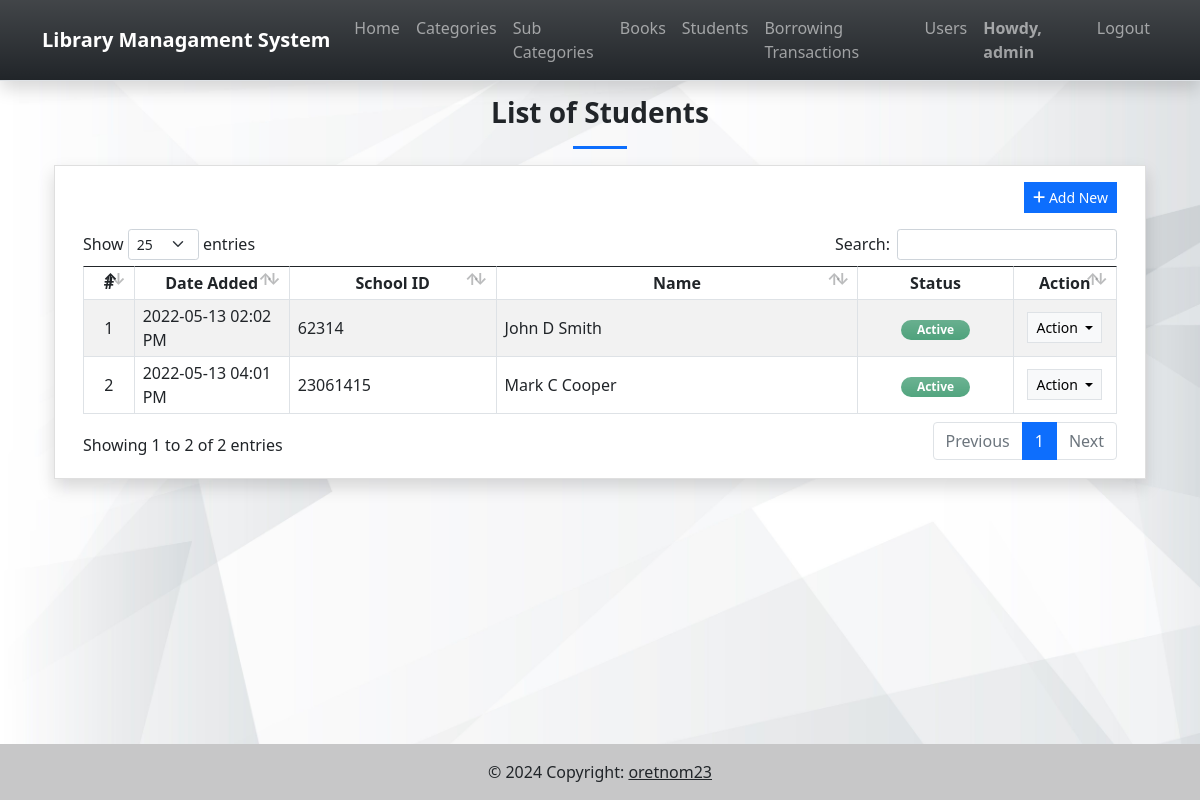
The app's page /students (signed in) with its own data.
### lmsApp/models.py (models this page shows, shortened)
class Students(models.Model):
    code = models.CharField(max_length=250)
    first_name = models.CharField(max_length=250)
    middle_name = models.CharField(max_length=250, blank=True, null= True)
    last_name = models.CharField(max_length=250)
    gender = models.CharField(max_length=20, choices=(('Male','Male'), ('Female','Female')), default = 'Male')
    contact = models.CharField(max_length=250)
    email = models.CharField(max_length=250)
    address = models.CharField(max_length=250)
    department = models.CharField(max_length=250, blank= True, null = True)
    course = models.CharField(max_length=250, blank= True, null = True)
    status = models.CharField(max_length=2, choices=(('1','Active'), ('2','Inactive')), default = 1)
    delete_flag = models.IntegerField(default = 0)
    date_added = models.DateTimeField(default = timezone.now)
    date_created = models.DateTimeField(auto_now = True)
    class Meta:
        verbose_name_plural = "List of Students"
    def name(self):
        return str(f"{self.first_name}{' '+self.middle_name if not self.middle_name == '' else ''} {self.last_name}")

### lmsApp/views.py (the view)
# urls.py: path('students',views.students,name='student-page'),
@login_required
def students(request):
    context = context_data(request)
    context['page'] = 'student'
    context['page_title'] = "Student List"
    context['students'] = models.Students.objects.filter(delete_flag = 0).all()
    return render(request, 'students.html', context)

### lmsApp/views.py (called while the page is built)
def context_data(request):
    fullpath = request.get_full_path()
    abs_uri = request.build_absolute_uri()
    abs_uri = abs_uri.split(fullpath)[0]
    context = {
        'system_host' : abs_uri,
        'page_name' : '',
        'page_title' : '',
        'system_name' : 'Library Managament System',
        'topbar' : True,
        'footer' : True,
    }
    return context

### lmsApp/templates/students.html (shortened to what this page needs)
{% extends 'base.html' %} {% load static %} {% block pageContent %}
<section class="py-4">
    <div class="container">
        <h3 class="fw-bolder text-center">List of Students</h3>
        <center>
            <hr class="bg-primary opacity-100" style="height:3px" width="5%">
        </center>
        <div class="card rounded-0 shadow">
            <div class="card-body">
                <div class="container-fluid">
                    <div class="text-end mb-3">
                        <button class="btn btn-sm btn-primary rounded-0 bg-gradient-primary" type="button" id="create_new"><i class="fa fa-plus"></i> Add New</button>
                    </div>
                    <table class="table table-bordered table-striped" id="student-tbl">
                        <colgroup>
                            <col width="5%">
                            <col width="15%">
                            <col width="20%">
                            <col width="35%">
                            <col width="15%">
                            <col width="10%">
                        </colgroup>
                        <thead>
                            <tr>
                                <th class="text-center">#</th>
                                <th class="text-center">Date Added</th>
                                <th class="text-center">School ID</th>
                                <th class="text-center">Name</th>
                                <th class="text-center">Status</th>
                                <th class="text-center">Action</th>
                            </tr>
                        </thead>
                        <tbody>
                            {% for student in students %}
                            <tr>
                                <td class="text-center">{{ forloop.counter }}</td>
                                <td>{{ student.date_added|date:"Y-m-d h:i A"}}</td>
                                <td>{{ student.code}}</td>
                                <td>{{ student.name }}</td>
                                <td class="text-center">
                                    {% if student.status == '1' %}
                                    <span class="badge badge-success bg-gradient bg-success px-3 rounded-pill bg-opacity-75 text-sm py-1">Active</span> {% else %}
                                    <span class="badge badge-secondary bg-gradient bg-secondary px-3 rounded-pill bg-opacity-75 text-sm py-1">Inactive</span> {% endif %}
                                </td>
                                <td class="text-center">
                                    <div class="dropdown">
                                        <button class="btn btn-light btn-sm rounded-0 border dropdown-toggle" type="button" id="abtn{{student.pk}}" data-bs-toggle="dropdown" aria-expanded="false">
                                          Action
                                        </button>
                                    </div>
                                </td>
                            </tr>
                            {% endfor %}
                        </tbody>
                    </table>
                </div>
            </div>
        </div>
    </div>
</section>
{% endblock pageContent %}

### lmsApp/templates/topNavigation.html (shortened to what this page needs)
{% load static %}
<header>
    <nav class="navbar navbar-expand-lg navbar-dark bg-dark bg-gradient fixed-top shadow border-bottom">
        <div class="container">
            <a class="navbar-brand" target="_blank" href="./">
                <b>{{system_name}}</b>
            </a>
            <div class="collapse navbar-collapse" id="navbarExample01">
                <ul class="navbar-nav me-auto mb-2 mb-lg-0" id="topNav">
                    {% if request.user.is_authenticated %}
                    <li class="nav-item">
                        <a class="nav-link" aria-current="page" href="{% url 'home-page' %}">Home</a>
                    </li>
                    <li class="nav-item">
                        <a class="nav-link" aria-current="page" href="{% url 'category-page' %}">Categories</a>
                    </li>
                    <li class="nav-item">
                        <a class="nav-link" aria-current="page" href="{% url 'sub_category-page' %}">Sub Categories</a>
                    </li>
                    <li class="nav-item">
                        <a class="nav-link" aria-current="page" href="{% url 'book-page' %}">Books</a>
                    </li>
                    <li class="nav-item">
                        <a class="nav-link" aria-current="page" href="{% url 'student-page' %}">Students</a>
                    </li>
                    <li class="nav-item">
                        <a class="nav-link" aria-current="page" href="{% url 'borrow-page' %}">Borrowing Transactions</a>
                    </li>
                    {% if request.user.is_superuser %}
                    <li class="nav-item">
                        <a class="nav-link" aria-current="page" href="{% url 'user-page' %}">Users</a>
                    </li>
                    {% endif %}
                    {% endif %}
                </ul>
                <ul class="navbar-nav d-flex flex-row">
                    {% if user.id %}
                    <li class="nav-item">
                        <a class="nav-link"  href="{% url 'profile-page' %}"><b>Howdy, {{user.username}}</b></a>
                    </li>
                    <li class="nav-item">
                        <a class="nav-link" aria-current="page" href="{% url 'logout' %}">Logout</a>
                    </li>
                    {% else %}
                    <li class="nav-item">
                        <a class="nav-link" aria-current="page" href="{% url 'login-page' %}">Login</a>
                    </li>
                    {% endif %}
                </ul>
            </div>
        </div>
    </nav>
</header>

### static/assets/default/css/style.css (style rules this page uses)
html, body { height: 100%; width: 100%; max-height: 100%; overflow: auto; display: flex; flex-direction: column; }
body>header { flex-shrink: auto; }

### records on screen
Students: date_added "2022-05-13 02:02 PM", code "62314", name "John D Smith", status "Active"
Students: date_added "2022-05-13 04:01 PM", code "23061415", name "Mark C Cooper", status "Active"

### other values on screen
{{ system_name }} "Library Managament System"
{{ user.username }} "admin"
